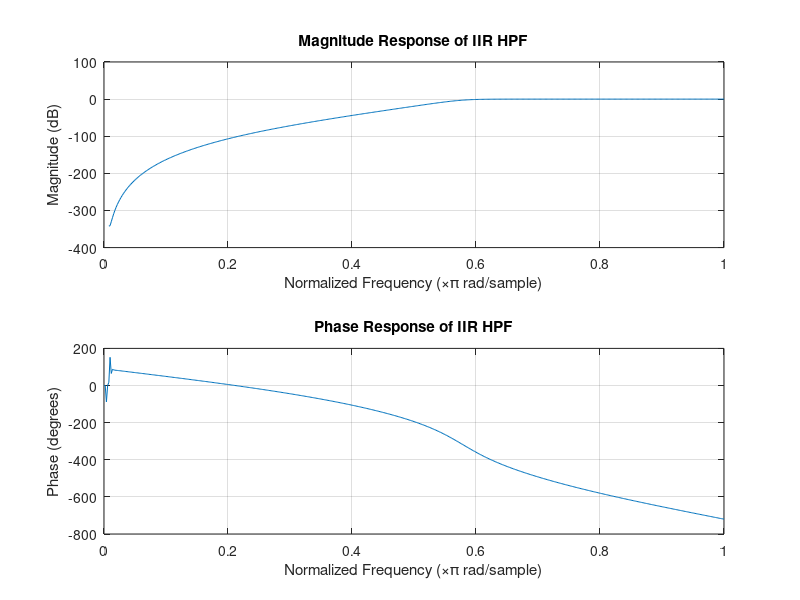

Here is the MATLAB script that generated this plot:
clc;
clear;
close all;

% Specifications
rp = 1;      % Passband ripple (dB)
rs = 40;     % Stopband attenuation (dB)
wp = 300;    % Passband frequency (Hz)
ws = 200;    % Stopband frequency (Hz)
fs = 1000;   % Sampling frequency (Hz)

% Normalize frequencies
w1 = wp / (fs / 2);
w2 = ws / (fs / 2);

% Design High-Pass IIR filter
[n, wn] = buttord(w1, w2, rp, rs);
[b, a] = butter(n, wn, 'high');

% Frequency response
freqz(b, a);

% Add titles
subplot(2, 1, 1);
title('Magnitude Response of IIR HPF');
subplot(2, 1, 2);
title('Phase Response of IIR HPF');
